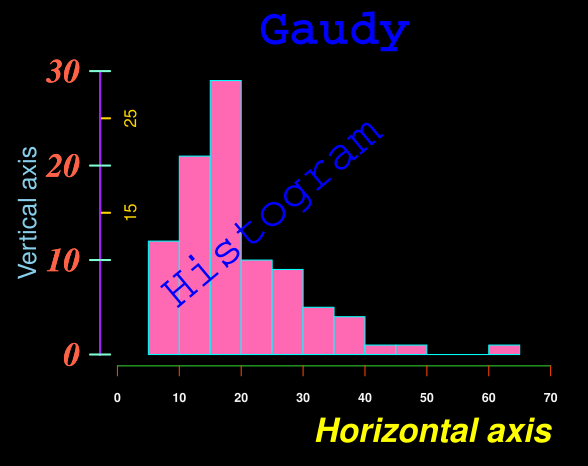

Recreate this plot in R.
library(MASS)
par(bg = "black",mar = c(5,5,3,1))
a<-hist(Cars93$Price,right = TRUE,col = "hotpink",border = "cyan",xlim = c(0,70),ylim = c(0,30),axes = FALSE)
axis(side = 1,col = "limegreen",col.ticks = "orangered",cex.axis = 0.75,font = 2,col.axis = "whitesmoke")

axis(side = 2,
     las = 1,
     at=c(0,10,20,30),
     col = "purple",
     lwd = 2,
     lwd.ticks = 2,
     col.ticks = "aquamarine",
     font = 4,
     cex.axis = 2,
     font.axis = 2,
     col.axis = "tomato",
     family = "serif",
     tcl=0.5)

axis(side = 2,
     at = c(15,25),
     col = "purple",
     lwd = 2,
     lwd.ticks = 2,
     col.ticks = "gold",
     col.axis = "gold",
     tcl = 0.5,
     mgp=c(-2,-2,0))

axis(side = 2,
     las = 1,
     at=c(0,10,20,30),
     col = "purple",
     lwd = 2,
     lwd.ticks = 2,
     col.ticks = "aquamarine",
     font = 4,
     cex.axis = 2,
     font.axis = 2,
     col.axis = "tomato",
     family = "serif",
     tcl=-0.5)

title(main = "Gaudy",
      col.main = "blue",
      cex.main = 3,
      font =2,
      family = "mono",
      mgp =c(0,0,0))

mtext("Horizontal axis",
      at= 70,
      side=1,
      col ="yellow", 
      font = 4,
      adj =1,
      cex = 2,
      family = "sans",
      line =3)

mtext("Vertical axis",
      side=2,
      col ="skyblue", 
      cex = 1.5,
      family = "sans",
      line =3)

text(25,
     15,
     labels ="Histogram",
     col ="blue", 
     cex = 3,
     srt = 40,
     family = "mono",
     font = 1)
